Frame 1 (no input): blank canvas, image omitted
Frame 60 (no input): blank canvas, image omitted
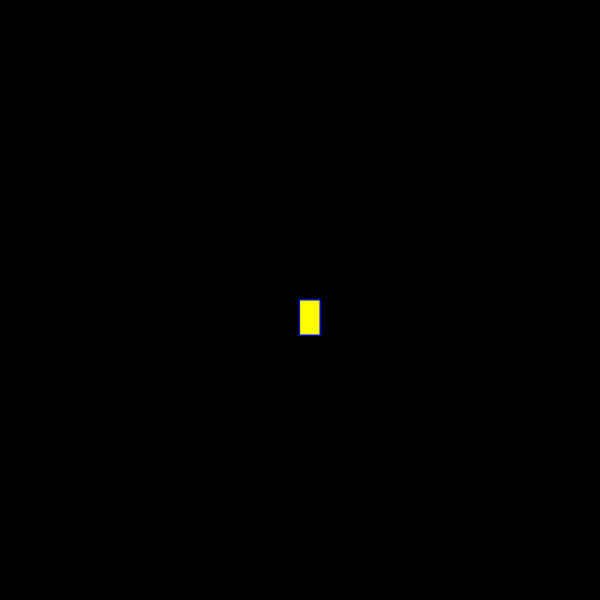
Frame 120 (the mouse pressed at the canvas centre since frame 60)

The p5.js sketch whose frames 1 and 60 were blank and that drew this single picture after the mouse press (run headless with seeded random() and noise() and a simulated clock; from frame 60 on, the mouse is pressed at the canvas centre):

// p5.js sketch
// ── sketch.js
function setup() {
    createCanvas(600, 600);
    background("black");
  }
  
  function draw() {
    stroke("blue")
           
    fill("yellow");
        
    // console.log(mouseIsPressed)
  
    if (mouseIsPressed) {
      rect(mouseX, mouseY, 20, 35);
    }
  }
  
